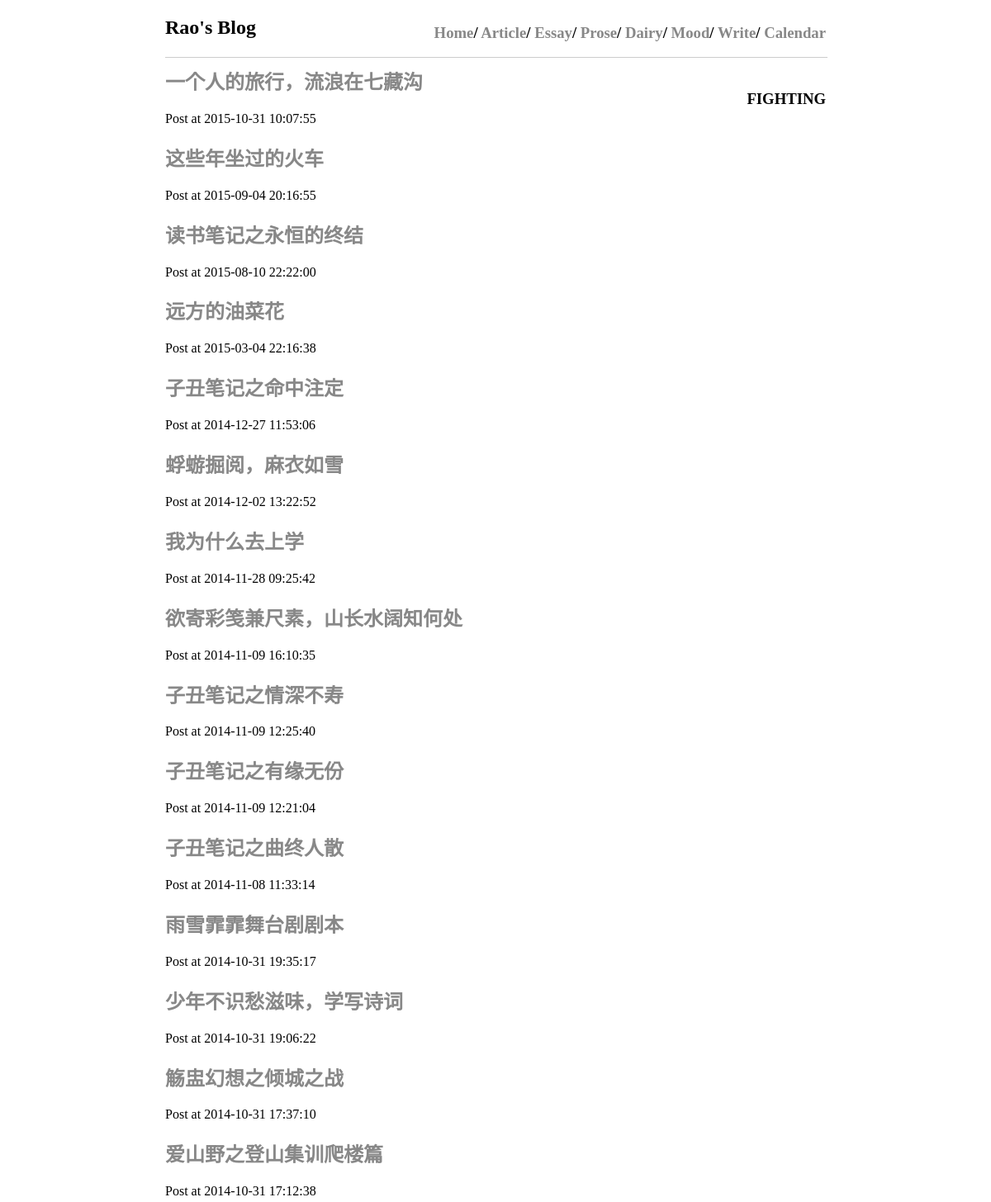
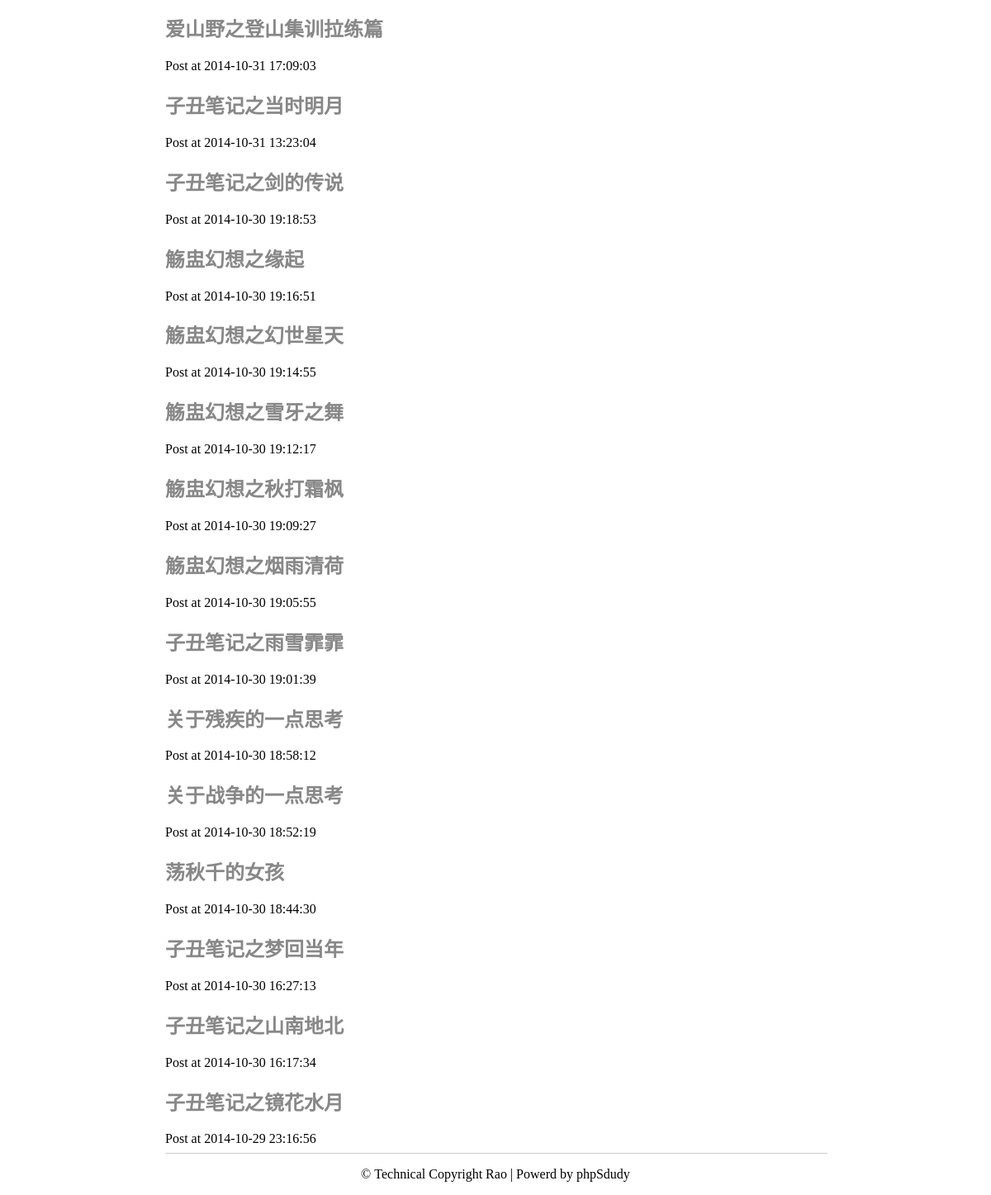
/page.php?page=prose, run on the app's committed database (2 pictures, top to bottom).
### tables this page shows
CREATE TABLE `posts` (
  `post_ID` int(11) NOT NULL AUTO_INCREMENT,
  `post_title` text,
  `post_date` datetime DEFAULT NULL,
  `post_content` longtext,
  `post_tag` varchar(10) NOT NULL,
  PRIMARY KEY (`post_ID`)
);

### functions.php (called while the page is built, shortened)
<?php
function xconnect(){
	$db = mysql_connect('localhost','root','root');
	return $db;
}
function xrdpage($post_tag){
	$db=xconnect();
	if($post_tag=='article')
		$sql = "select * from posts order by post_ID desc";
	else
		$sql = "select * from posts where post_tag = '$post_tag' order by post_ID desc";
	$re = mysql_query($sql,$db);
	return $re;
}
?>

### page.php (the view)
<?php
include "header.php";
include 'functions.php';
?>
<div class = "menu"><h3>
	FIGHTING
	</h3>
</div>
<?php
$re = xrdpage($_GET['page']);
while($row=mysql_fetch_array($re)){
    echo "<h2><a href='single.php?post_id=" . $row['post_ID'] . "'>" . $row['post_title'] . "</a></h2>";
	echo "<span>Post at " . $row['post_date'] . "</span>";
}
include 'footer.php';
?>

### style.css (style rules this page uses)
a { color:#888888; text-decoration:none; }
.menu { float:right;text-align:right;margin-top:10px; }

### data on the page
posts: post_title "一个人的旅行，流浪在七藏沟", post_date "2015-10-31 10:07:55"
posts: post_title "这些年坐过的火车", post_date "2015-09-04 20:16:55"
posts: post_title "读书笔记之永恒的终结", post_date "2015-08-10 22:22:00"
posts: post_title "远方的油菜花", post_date "2015-03-04 22:16:38"
posts: post_title "子丑笔记之命中注定", post_date "2014-12-27 11:53:06"
posts: post_title "蜉蝣掘阅，麻衣如雪", post_date "2014-12-02 13:22:52"
posts: post_title "我为什么去上学", post_date "2014-11-28 09:25:42"
posts: post_title "欲寄彩笺兼尺素，山长水阔知何处", post_date "2014-11-09 16:10:35"
posts: post_title "子丑笔记之情深不寿", post_date "2014-11-09 12:25:40"
posts: post_title "子丑笔记之有缘无份", post_date "2014-11-09 12:21:04"
posts: post_title "子丑笔记之曲终人散", post_date "2014-11-08 11:33:14"
posts: post_title "雨雪霏霏舞台剧剧本", post_date "2014-10-31 19:35:17"
posts: post_title "少年不识愁滋味，学写诗词", post_date "2014-10-31 19:06:22"
posts: post_title "觞盅幻想之倾城之战", post_date "2014-10-31 17:37:10"
posts: post_title "爱山野之登山集训爬楼篇", post_date "2014-10-31 17:12:38"
posts: post_title "爱山野之登山集训拉练篇", post_date "2014-10-31 17:09:03"
posts: post_title "子丑笔记之当时明月", post_date "2014-10-31 13:23:04"
posts: post_title "子丑笔记之剑的传说", post_date "2014-10-30 19:18:53"
posts: post_title "觞盅幻想之缘起", post_date "2014-10-30 19:16:51"
posts: post_title "觞盅幻想之幻世星天", post_date "2014-10-30 19:14:55"
posts: post_title "觞盅幻想之雪牙之舞", post_date "2014-10-30 19:12:17"
posts: post_title "觞盅幻想之秋打霜枫", post_date "2014-10-30 19:09:27"
posts: post_title "觞盅幻想之烟雨清荷", post_date "2014-10-30 19:05:55"
posts: post_title "子丑笔记之雨雪霏霏", post_date "2014-10-30 19:01:39"
posts: post_title "关于残疾的一点思考", post_date "2014-10-30 18:58:12"
posts: post_title "关于战争的一点思考", post_date "2014-10-30 18:52:19"
posts: post_title "荡秋千的女孩", post_date "2014-10-30 18:44:30"
posts: post_title "子丑笔记之梦回当年", post_date "2014-10-30 16:27:13"
posts: post_title "子丑笔记之山南地北", post_date "2014-10-30 16:17:34"
posts: post_title "子丑笔记之镜花水月", post_date "2014-10-29 23:16:56"
